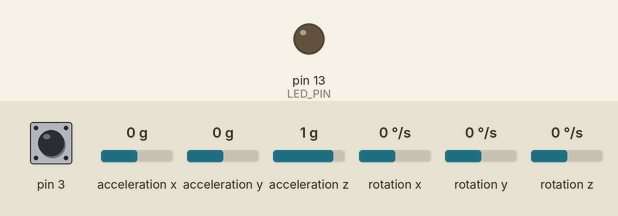
The sketch below on a simulated Arduino Leonardo, built with avr-gcc and run on an emulated ATmega32U4. Shown: output pins drawn as LEDs (lit = HIGH). The test bench sets the inputs (shaded band); at power-on: pin 3 HIGH, acceleration x 0 g, acceleration y 0 g, acceleration z 1 g, rotation x 0 °/s, rotation y 0 °/s, rotation z 0 °/s. The sensor or clock chip raises its interrupt line as the real part does; what the sketch prints to the serial monitor is not drawn.

Above: at 0.1 s.
At 0.7 s:
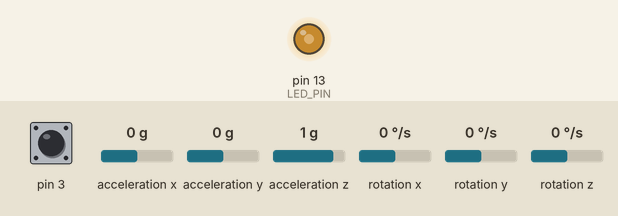
Timing chart, 0 to 2.2 s (numbered marks = the images above):
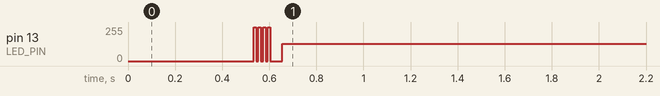

The sketch:

MainScript.ino
```cpp
/*********************************************************************
This sketch reads data from an MPU 6050 IMU, and sends it via
bluetooth to whatever device it is connected to.

This sketch includes code supplied by Adafruit and Jeff Rowberg

The author of this sketch is David Jedeikin, and it has been developed
as part of an HCARD postgraduate project at Imperial College London
*********************************************************************/

// <<<<<<<<<<<<<<<<<<<<<<<<<<<<<< PreSetup >>>>>>>>>>>>>>>>>>>>>>>>>>>>>>>>>

// <<<<<<<<<<<<<<<<<<<<<<<<<<<<<< IMU Setup >>>>>>>>>>>>>>>>>>>>>>>>>>>>>>>>

// I2Cdev and MPU6050 must be installed as libraries, or else the .cpp/.h files
// for both classes must be in the include path of your project
#include "I2Cdev.h"

#include "MPU6050_6Axis_MotionApps20.h"
//#include "MPU6050.h" // not necessary if using MotionApps include file

// Arduino Wire library is required if I2Cdev I2CDEV_ARDUINO_WIRE implementation
// is used in I2Cdev.h
#if I2CDEV_IMPLEMENTATION == I2CDEV_ARDUINO_WIRE
    #include "Wire.h"
#endif

// class default I2C address is 0x68
// specific I2C addresses may be passed as a parameter here
// AD0 low = 0x68 (default for SparkFun breakout and InvenSense evaluation board)
// AD0 high = 0x69
MPU6050 mpu;
//MPU6050 mpu(0x69); // <-- use for AD0 high

/* =========================================================================
   NOTE: In addition to connection 3.3v, GND, SDA, and SCL, this sketch
   depends on the MPU-6050's INT pin being connected to the Arduino's
   external interrupt #0 pin. On the Arduino Uno and Mega 2560, this is
   digital I/O pin 2.
 * ========================================================================= */

/* =========================================================================
   NOTE: Arduino v1.0.1 with the Leonardo board generates a compile error
   when using Serial.write(buf, len). The Teapot output uses this method.
   The solution requires a modification to the Arduino USBAPI.h file, which
   is fortunately simple, but annoying. This will be fixed in the next IDE
   release. For more info, see these links:

   http://arduino.cc/forum/index.php/topic,109987.0.html
   http://code.google.com/p/arduino/issues/detail?id=958
 * ========================================================================= */


// uncomment "OUTPUT_READABLE_QUATERNION" if you want to see the actual
// quaternion components in a [w, x, y, z] format (not best for parsing
// on a remote host such as Processing or something though)
//#define OUTPUT_READABLE_QUATERNION

// uncomment "OUTPUT_READABLE_EULER" if you want to see Euler angles
// (in degrees) calculated from the quaternions coming from the FIFO.
// Note that Euler angles suffer from gimbal lock (for more info, see
// http://en.wikipedia.org/wiki/Gimbal_lock)
//#define OUTPUT_READABLE_EULER

// uncomment "OUTPUT_READABLE_YAWPITCHROLL" if you want to see the yaw/
// pitch/roll angles (in degrees) calculated from the quaternions coming
// from the FIFO. Note this also requires gravity vector calculations.
// Also note that yaw/pitch/roll angles suffer from gimbal lock (for
// more info, see: http://en.wikipedia.org/wiki/Gimbal_lock)
#define OUTPUT_READABLE_YAWPITCHROLL

// uncomment "OUTPUT_READABLE_REALACCEL" if you want to see acceleration
// components with gravity removed. This acceleration reference frame is
// not compensated for orientation, so +X is always +X according to the
// sensor, just without the effects of gravity. If you want acceleration
// compensated for orientation, us OUTPUT_READABLE_WORLDACCEL instead.
//#define OUTPUT_READABLE_REALACCEL

// uncomment "OUTPUT_READABLE_WORLDACCEL" if you want to see acceleration
// components with gravity removed and adjusted for the world frame of
// reference (yaw is relative to initial orientation, since no magnetometer
// is present in this case). Could be quite handy in some cases.
//#define OUTPUT_READABLE_WORLDACCEL

// uncomment "OUTPUT_TEAPOT" if you want output that matches the
// format used for the InvenSense teapot demo
//#define OUTPUT_TEAPOT


#define LED_PIN 13 // (Arduino is 13, Teensy is 11, Teensy++ is 6)
bool blinkState = false;

// MPU control/status vars
bool dmpReady = false;  // set true if DMP init was successful
uint8_t mpuIntStatus;   // holds actual interrupt status byte from MPU
uint8_t devStatus;      // return status after each device operation (0 = success, !0 = error)
uint16_t packetSize;    // expected DMP packet size (default is 42 bytes)
uint16_t fifoCount;     // count of all bytes currently in FIFO
uint8_t fifoBuffer[64]; // FIFO storage buffer

// orientation/motion vars
Quaternion q;           // [w, x, y, z]         quaternion container
VectorInt16 aa;         // [x, y, z]            accel sensor measurements
VectorInt16 aaReal;     // [x, y, z]            gravity-free accel sensor measurements
VectorInt16 aaWorld;    // [x, y, z]            world-frame accel sensor measurements
VectorFloat gravity;    // [x, y, z]            gravity vector
float euler[3];         // [psi, theta, phi]    Euler angle container
float ypr[3];           // [yaw, pitch, roll]   yaw/pitch/roll container and gravity vector

// packet structure for InvenSense teapot demo
uint8_t teapotPacket[14] = { '$', 0x02, 0,0, 0,0, 0,0, 0,0, 0x00, 0x00, '\r', '\n' };


// ================================================================
// ===               INTERRUPT DETECTION ROUTINE                ===
// ================================================================

volatile bool mpuInterrupt = false;     // indicates whether MPU interrupt pin has gone high
void dmpDataReady() {
    mpuInterrupt = true;
}


void setup() {
    // join I2C bus (I2Cdev library doesn't do this automatically)
    #if I2CDEV_IMPLEMENTATION == I2CDEV_ARDUINO_WIRE
        Wire.begin();
        TWBR = 24; // 400kHz I2C clock (200kHz if CPU is 8MHz)
    #elif I2CDEV_IMPLEMENTATION == I2CDEV_BUILTIN_FASTWIRE
        Fastwire::setup(400, true);
    #endif

    // initialize serial communication
    // (115200 chosen because it is required for Teapot Demo output, but it's
    // really up to you depending on your project)
    Serial.begin(115200);
    while (!Serial); // wait for Leonardo enumeration, others continue immediately

    // NOTE: 8MHz or slower host processors, like the Teensy @ 3.3v or Ardunio
    // Pro Mini running at 3.3v, cannot handle this baud rate reliably due to
    // the baud timing being too misaligned with processor ticks. You must use
    // 38400 or slower in these cases, or use some kind of external separate
    // crystal solution for the UART timer.

    // initialize device
    Serial.println(F("Initializing I2C devices..."));
    mpu.initialize();

    // verify connection
    Serial.println(F("Testing device connections..."));
    Serial.println(mpu.testConnection() ? F("MPU6050 connection successful") : F("MPU6050 connection failed"));

    // wait for ready
    Serial.println(F("Read to Rumble!!!!"));
    //while (Serial.available() && Serial.read()); // empty buffer
    //while (!Serial.available());                 // wait for data
    //while (Serial.available() && Serial.read()); // empty buffer again

    // load and configure the DMP
    Serial.println(F("Initializing DMP..."));
    devStatus = mpu.dmpInitialize();

    // supply your own gyro offsets here, scaled for min sensitivity
    mpu.setXGyroOffset(49);
    mpu.setYGyroOffset(51);
    mpu.setZGyroOffset(14);
    mpu.setXAccelOffset(155);
    mpu.setYAccelOffset(-247);
    mpu.setZAccelOffset(868);

    // make sure it worked (returns 0 if so)
    if (devStatus == 0) {
        // turn on the DMP, now that it's ready
        Serial.println(F("Enabling DMP..."));
        mpu.setDMPEnabled(true);

        // enable Arduino interrupt detection
        Serial.println(F("Enabling interrupt detection (Arduino external interrupt 0)..."));
        attachInterrupt(0, dmpDataReady, RISING);
        mpuIntStatus = mpu.getIntStatus();

        // set our DMP Ready flag so the main loop() function knows it's okay to use it
        Serial.println(F("DMP ready! Waiting for first interrupt..."));
        dmpReady = true;

        // get expected DMP packet size for later comparison
        packetSize = mpu.dmpGetFIFOPacketSize();
    } else {
        // ERROR!
        // 1 = initial memory load failed
        // 2 = DMP configuration updates failed
        // (if it's going to break, usually the code will be 1)
        Serial.print(F("DMP Initialization failed (code "));
        Serial.print(devStatus);
        Serial.println(F(")"));
    }

    // configure LED for output
    pinMode(LED_PIN, OUTPUT);
}


double ANGLE;     // DEFINE THE ANGLE VARIABLE

void loop() {

    // if programming failed, don't try to do anything
    if (!dmpReady) return;

    // wait for MPU interrupt or extra packet(s) available
    while (!mpuInterrupt && fifoCount < packetSize) {
        // other program behavior stuff here
        // .
        // .
        // .
        // if you are really paranoid you can frequently test in between other
        // stuff to see if mpuInterrupt is true, and if so, "break;" from the
        // while() loop to immediately process the MPU data
        // .
        // .
        // .
    }

    // reset interrupt flag and get INT_STATUS byte
    mpuInterrupt = false;
    mpuIntStatus = mpu.getIntStatus();

    // get current FIFO count
    fifoCount = mpu.getFIFOCount();

    // check for overflow (this should never happen unless our code is too inefficient)
    if ((mpuIntStatus & 0x10) || fifoCount == 1024) {
        // reset so we can continue cleanly
        mpu.resetFIFO();
        Serial.println(F("FIFO overflow!"));

    // otherwise, check for DMP data ready interrupt (this should happen frequently)
    } else if (mpuIntStatus & 0x02) {
        // wait for correct available data length, should be a VERY short wait
        while (fifoCount < packetSize) fifoCount = mpu.getFIFOCount();

        // read a packet from FIFO
        mpu.getFIFOBytes(fifoBuffer, packetSize);

        // track FIFO count here in case there is > 1 packet available
        // (this lets us immediately read more without waiting for an interrupt)
        fifoCount -= packetSize;

        #ifdef OUTPUT_READABLE_QUATERNION
            // display quaternion values in easy matrix form: w x y z
            mpu.dmpGetQuaternion(&q, fifoBuffer);
            Serial.print("quat\t");
            Serial.print(q.w);
            Serial.print("\t");
            Serial.print(q.x);
            Serial.print("\t");
            Serial.print(q.y);
            Serial.print("\t");
            Serial.println(q.z);
        #endif

        #ifdef OUTPUT_READABLE_EULER
            // display Euler angles in degrees
            mpu.dmpGetQuaternion(&q, fifoBuffer);
            mpu.dmpGetEuler(euler, &q);
            Serial.print("euler\t");
            Serial.print(euler[0] * 180/M_PI);
            Serial.print("\t");
            Serial.print(euler[1] * 180/M_PI);
            Serial.print("\t");
            Serial.println(euler[2] * 180/M_PI);
        #endif

        #ifdef OUTPUT_READABLE_YAWPITCHROLL
            // display Euler angles in degrees
            mpu.dmpGetQuaternion(&q, fifoBuffer);
            mpu.dmpGetGravity(&gravity, &q);
            mpu.dmpGetYawPitchRoll(ypr, &q, &gravity);
            //Serial.print("ypr\t");
            //Serial.print(ypr[0] * 180/M_PI);
            //Serial.print("\t");
            //Serial.print(ypr[1] * 180/M_PI);
            //Serial.print("\t");
            Serial.println(-ypr[2] * 180/M_PI);
        #endif

        #ifdef OUTPUT_READABLE_REALACCEL
            // display real acceleration, adjusted to remove gravity
            mpu.dmpGetQuaternion(&q, fifoBuffer);
            mpu.dmpGetAccel(&aa, fifoBuffer);
            mpu.dmpGetGravity(&gravity, &q);
            mpu.dmpGetLinearAccel(&aaReal, &aa, &gravity);
            Serial.print("areal\t");
            Serial.print(aaReal.x);
            Serial.print("\t");
            Serial.print(aaReal.y);
            Serial.print("\t");
            Serial.println(aaReal.z);
        #endif

        #ifdef OUTPUT_READABLE_WORLDACCEL
            // display initial world-frame acceleration, adjusted to remove gravity
            // and rotated based on known orientation from quaternion
            mpu.dmpGetQuaternion(&q, fifoBuffer);
            mpu.dmpGetAccel(&aa, fifoBuffer);
            mpu.dmpGetGravity(&gravity, &q);
            mpu.dmpGetLinearAccel(&aaReal, &aa, &gravity);
            mpu.dmpGetLinearAccelInWorld(&aaWorld, &aaReal, &q);
            Serial.print("aworld\t");
            Serial.print(aaWorld.x);
            Serial.print("\t");
            Serial.print(aaWorld.y);
            Serial.print("\t");
            Serial.println(aaWorld.z);
        #endif

        #ifdef OUTPUT_TEAPOT
            // display quaternion values in InvenSense Teapot demo format:
            teapotPacket[2] = fifoBuffer[0];
            teapotPacket[3] = fifoBuffer[1];
            teapotPacket[4] = fifoBuffer[4];
            teapotPacket[5] = fifoBuffer[5];
            teapotPacket[6] = fifoBuffer[8];
            teapotPacket[7] = fifoBuffer[9];
            teapotPacket[8] = fifoBuffer[12];
            teapotPacket[9] = fifoBuffer[13];
            Serial.write(teapotPacket, 14);
            teapotPacket[11]++; // packetCount, loops at 0xFF on purpose
        #endif

        // blink LED to indicate activity
        blinkState = !blinkState;
        digitalWrite(LED_PIN, blinkState);
    }


}
```
